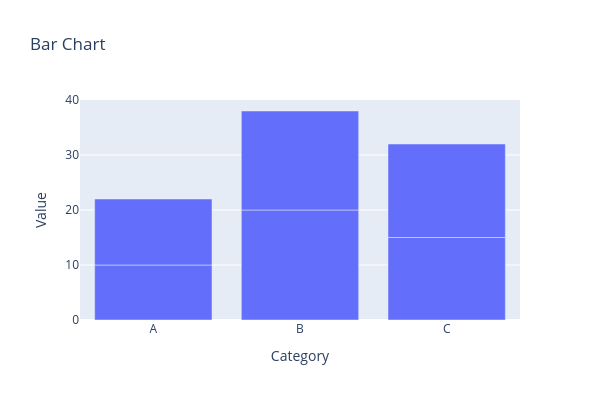

This figure's notebook cell:
### Code cell
import plotly.express as px
import pandas as pd

data = {'Category': ['A',"B",'C','A',"B",'C'],
       'Value':[10,20,15,12,18,17],
       'Region':['Eats', 'West','Eats', 'West','Eats', 'West'],
       'Details':['Info1','Info2','Info1','Info2','Info1','Info2']}

df = pd.DataFrame(data)

fig=px.bar(df,
          x='Category',
          y='Value',
          title='Bar Chart',
          orientation='v', # v - verticle , h - horizontal
          height=400,
          width=600,
          barmode='group'          
          )
fig.show()

### Figure 1 — Plotly figure (JSON) as saved in the notebook; plotly's stock layout.template omitted (floating-point values rounded to 4 significant figures)
{"data": [{"alignmentgroup": "True", "hovertemplate": "Category=%{x}<br>Value=%{y}<extra></extra>", "legendgroup": "", "marker": {"color": "#636efa", "pattern": {"shape": ""}}, "name": "", "offsetgroup": "", "orientation": "v", "showlegend": false, "textposition": "auto", "type": "bar", "x": ["A", "B", "C", "A", "B", "C"], "xaxis": "x", "y": [10, 20, 15, 12, 18, 17], "yaxis": "y"}], "layout": {"barmode": "group", "height": 400, "legend": {"tracegroupgap": 0}, "title": {"text": "Bar Chart"}, "width": 600, "xaxis": {"anchor": "y", "domain": [0, 1], "title": {"text": "Category"}}, "yaxis": {"anchor": "x", "domain": [0, 1], "title": {"text": "Value"}}}}
